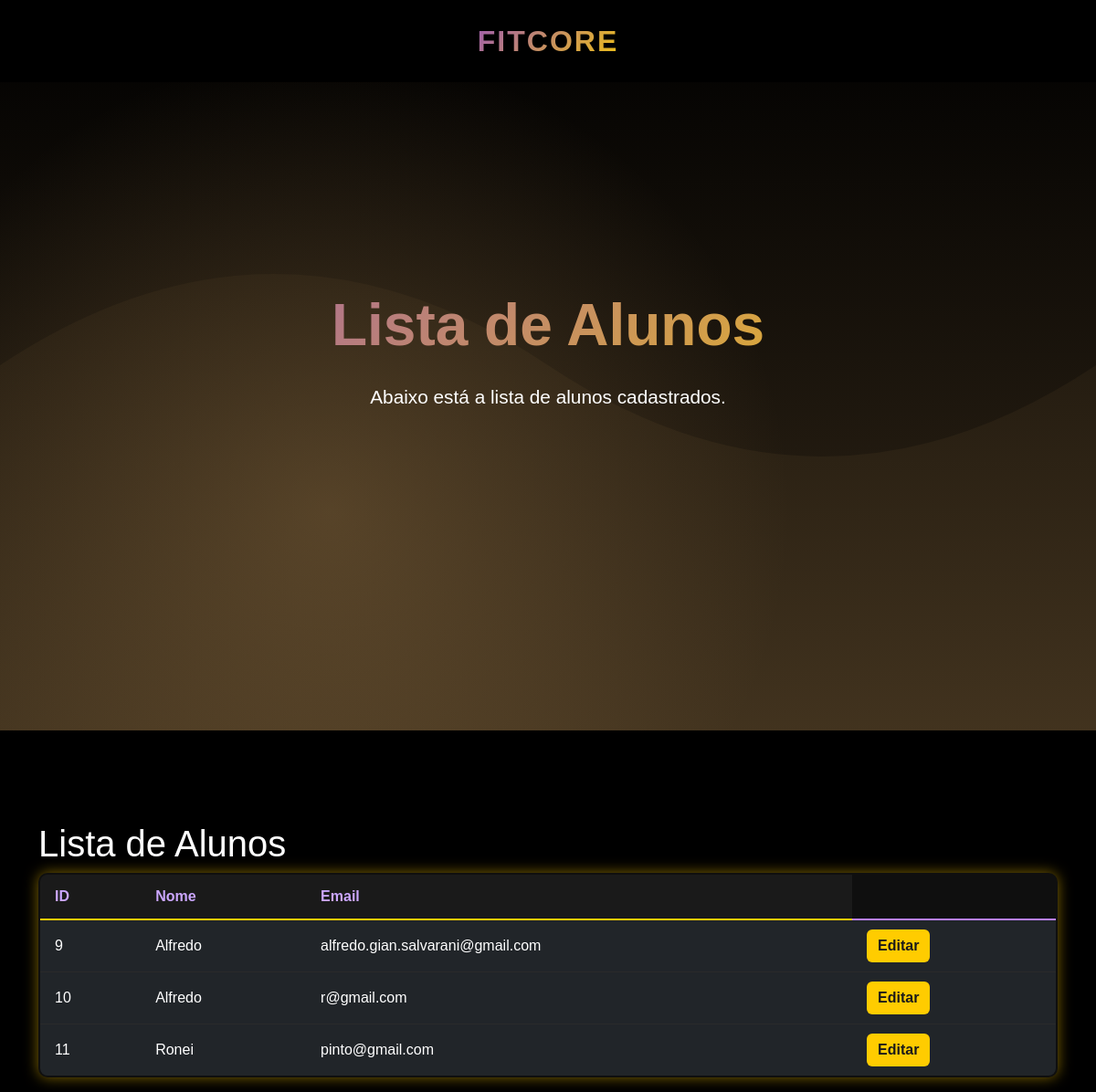
The app's page /lista_alunos/ (signed in) with its own data.
### cadastro/models.py (models this page shows, shortened)
class Usuario(models.Model):
    GENERO_CHOICES = [
        ('M', 'Masculino'),
        ('F', 'Feminino'),
        ('O', 'Outro'),
        ('N', 'Prefiro não dizer'),
    ]
    nome_completo = models.CharField(max_length=100)
    senha = models.CharField(max_length=100)
    email = models.EmailField(max_length=100, unique=True)
    telefone = models.CharField(max_length=20)
    data_nascimento = models.DateField()
    genero = models.CharField(max_length=1, choices=GENERO_CHOICES)
    observacoes = models.TextField(blank=True)

### TelaProf/views.py (the view)
# urls.py: path('lista_alunos/', views.lista_alunos, name='lista_alunos'),
@login_required
def lista_alunos(request):
    alunos = Usuario.objects.all()
    return render(request, 'lista_alunos.html', {'alunos': alunos})

### TelaProf/templates/lista_alunos.html (shortened to what this page needs)
{% load static %}
<!DOCTYPE html>
<html lang="en">
<head>
    <link href="{% static 'css/bootstrap.min.css' %}" rel="stylesheet">
    <link href="{% static 'css/estilo.css' %}" rel="stylesheet">
</head>
<body>
    <nav class="navbar navbar-expand-lg navbar-dark fixed-top">
        <div class="container d-flex justify-content-center">
            <a class="navbar-brand mx-auto" href="{% url 'membros' %}">FitCore</a>
        </div>
    </nav>
    <section class="hero">
        <div class="container hero-content text-center">
            <h1>Lista de Alunos</h1>
            <p>Abaixo está a lista de alunos cadastrados.</p>
        </div>
    </section>
    <div class="container list-container" style="margin-top: 100px;">
        <h1>Lista de Alunos</h1>
        <table class="table custom-table">
            <thead class="table-dark">
                <tr class="table-dark">
                    <th>ID</th>
                    <th>Nome</th>
                    <th>Email</th>
                </tr>
            </thead>
            <tbody class="table-group-divider">
            {% for aluno in alunos %}
                <tr class="table-dark">
                    <td class="align-middle">{{ aluno.id }}</td>
                    <td class="align-middle">{{ aluno.nome_completo }}</td>
                    <td class="align-middle">{{ aluno.email }}</td>
                    <td class="align-middle">
                        <a href="{% url 'TelaProf:editar_aluno' aluno.id %}" class="btn btn-primary">Editar</a>
                    </td>
                </tr>
            {% endfor %}
            </tbody>
        </table>
    </div>
</body>
</html>

### static/css/estilo.css (style rules this page uses)
:root { --primary-yellow: #b08852; --dark-yellow: #8e6f3f; --light-yellow: rgba(176, 136, 82, 0.1); --gradient-purple-yellow: linear-gradient(135deg, #9b59b6, #f1c40f); }
* { margin: 0; padding: 0; box-sizing: border-box; }
body { font-family: 'Arial', sans-serif; background-color: #000; color: #fff; overflow-x: hidden; }
.navbar { background: rgba(0, 0, 0, 0.95) !important; backdrop-filter: blur(10px); transition: all 0.3s ease; padding: 1rem 0; }
.navbar-brand { font-size: 2rem; font-weight: bold; background: var(--gradient-purple-yellow); background-clip: text; -webkit-background-clip: text; -webkit-text-fill-color: transparent; text-transform: uppercase; letter-spacing: 2px; }
.hero { height: 100vh; background-size: cover; background-position: center; display: flex; align-items: center; position: relative; }
.hero::before { content: ''; position: absolute; top: 0; left: 0; right: 0; bottom: 0; background: radial-gradient(circle at 30% 70%, rgba(176, 136, 82, 0.3) 0%, transparent 50%); pointer-events: none; }
.hero-content { position: relative; z-index: 2; }
.hero h1 { font-size: 4rem; font-weight: bold; margin-bottom: 1.5rem; background: var(--gradient-purple-yellow); -webkit-background-clip: text; -webkit-text-fill-color: transparent; background-clip: text; animation: fadeInUp 1s ease; }
.hero p { font-size: 1.3rem; margin-bottom: 2rem; opacity: 0.9; animation: fadeInUp 1s ease 0.3s both; }
table.custom-table { background-color: #0f0f0f; color: #b980ff; border: 2px solid #ffcc00; border-radius: 10px; box-shadow: 0 0 15px rgba(255, 204, 0, 0.5); overflow: hidden; }
table.custom-table thead th { background-color: #1a1a1a; color: #cba6ff; font-weight: 600; border-bottom: 2px solid #ffcc00; text-align: left; padding: 12px 16px; }
table.custom-table tbody tr:nth-child(even) { background-color: #191919; }
table.custom-table td { padding: 10px 16px; vertical-align: middle; border-bottom: 1px solid #2a2a2a; }
table.custom-table a.btn { background-color: #ffcc00; border: none; color: #1a1a1a; font-weight: 600; transition: all 0.2s ease-in-out; }

### records on screen
Usuario: id "9", nome_completo "Alfredo", email "alfredo.gian.salvarani@gmail.com"
Usuario: id "10", nome_completo "Alfredo", email "r@gmail.com"
Usuario: id "11", nome_completo "Ronei", email "pinto@gmail.com"
